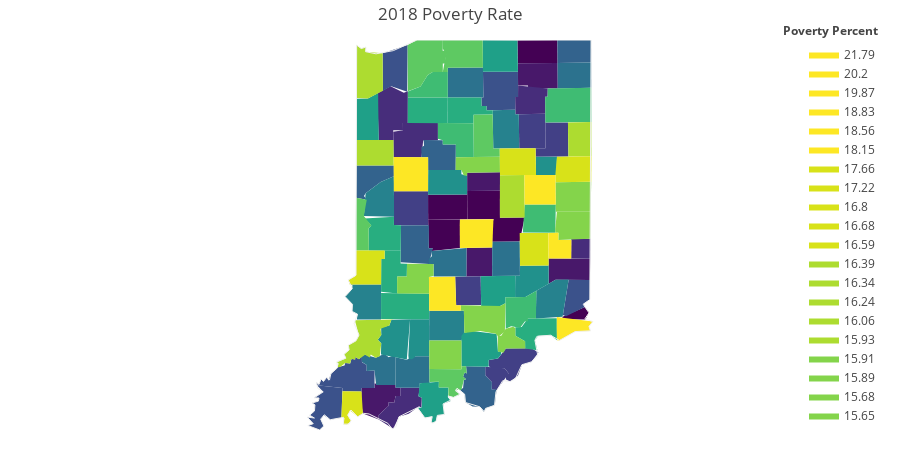

The notebook cell saved with this chart:
### Code cell
fig = ff.create_choropleth(fips=df.index,
                         scope=['Indiana'],
                         values=df.percent_in_pov,
                         title='2018 Poverty Rate',
                         legend_title='Poverty Percent')
fig.layout.template = None
fig.show()
fig.savefig('Indiana_Poverty_Rate.jpg')
